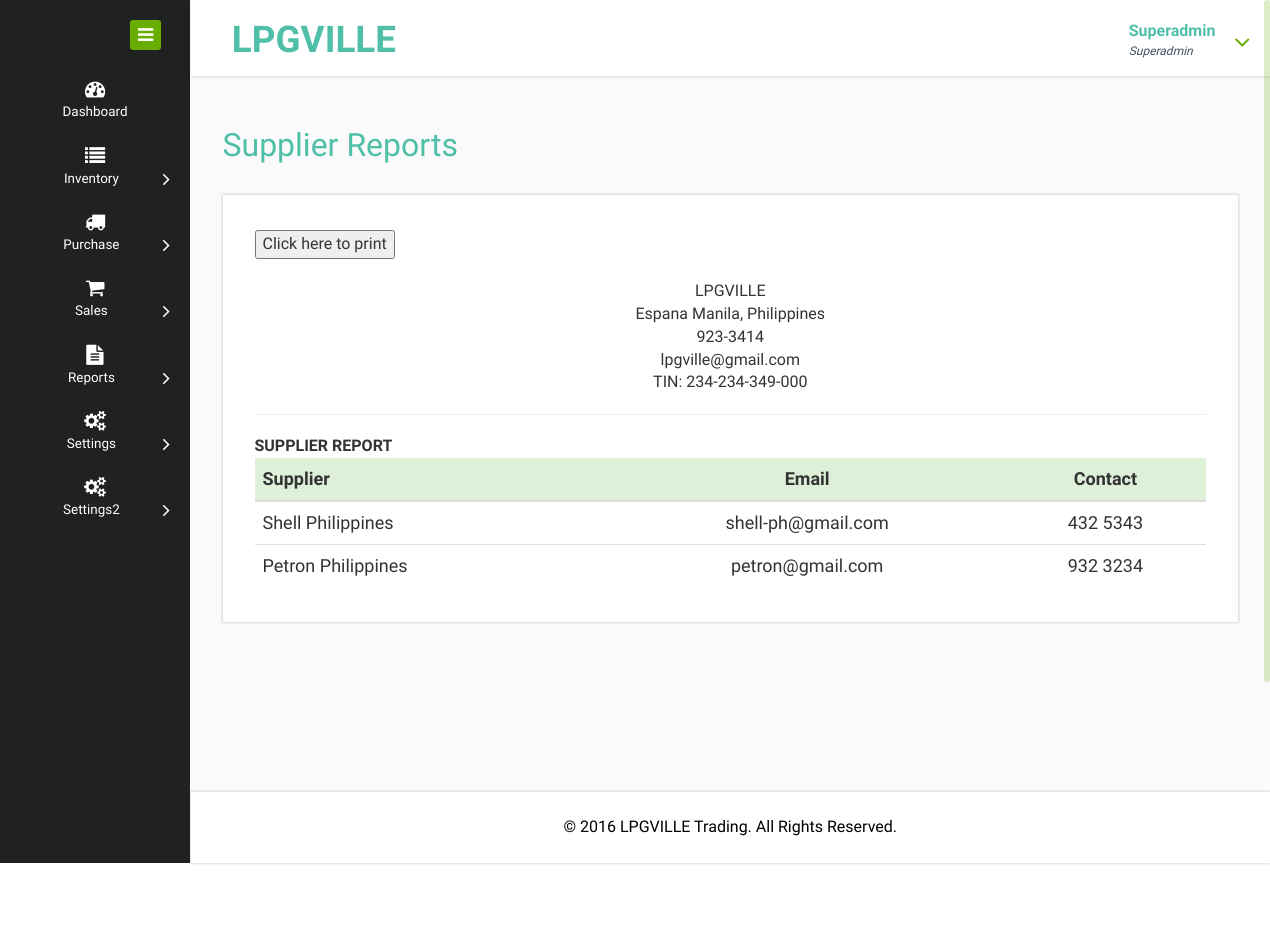
Page /admin/supplier_report.php (signed in) on the committed database.
### tables this page shows
CREATE TABLE `user` (
  `UserID` varchar(20) NOT NULL,
  `Username` varchar(50) NOT NULL,
  `Password` varchar(15) NOT NULL,
  `Role` varchar(15) NOT NULL,
  `UserStatus` varchar(10) NOT NULL,
  `DateAdded` date NOT NULL,
  `UserDelete` int(5) NOT NULL
);

CREATE TABLE `user_info` (
  `UserID` varchar(20) NOT NULL,
  `Fullname` varchar(100) NOT NULL,
  `Contact` varchar(50) NOT NULL,
  `Email` varchar(150) NOT NULL,
  `Address` varchar(150) NOT NULL
);

CREATE TABLE `business_profile` (
  `ID` int(5) NOT NULL,
  `BusinessName` varchar(100) NOT NULL,
  `BusinessAddress` varchar(100) NOT NULL,
  `BusinessContact` varchar(30) NOT NULL,
  `BusinessEmail` varchar(50) NOT NULL,
  `BusinessOwner` varchar(70) NOT NULL,
  `TIN` varchar(50) NOT NULL,
  `ORNumber` varchar(50) NOT NULL
);

CREATE TABLE `supplier` (
  `SupplierID` varchar(20) NOT NULL,
  `SupplierName` varchar(60) NOT NULL,
  `Email` varchar(150) NOT NULL,
  `Contact` varchar(30) NOT NULL,
  `SupplierStatus` varchar(10) NOT NULL,
  `SupplierDelete` int(5) NOT NULL
);

CREATE TABLE `cms` (
  `ID` int(11) NOT NULL,
  `footer` varchar(200) NOT NULL,
  `about` text NOT NULL,
  `contact_text` varchar(255) NOT NULL,
  `contact_address` varchar(200) NOT NULL,
  `slider1` varchar(200) NOT NULL,
  `slider2` varchar(200) NOT NULL,
  `home_title1` varchar(200) NOT NULL,
  `home_title2` varchar(200) NOT NULL,
  `home_title3` varchar(200) NOT NULL,
  `home_text1` varchar(125) NOT NULL,
  `home_text2` varchar(125) NOT NULL,
  `home_text3` varchar(125) NOT NULL
);

### admin/session.php (called while the page is built, shortened)
<?php
$user = $conn->query("SELECT u.Username, u.Password, u.Role, u.UserStatus, u.DateAdded,
		ui.Fullname, ui.Contact, ui.Email, ui.Address,
		ua.Inventory, ua.PO, ua.Orders, ua.Reports, ua.Settings
		FROM user AS u
		INNER JOIN user_info AS ui ON u.UserID=ui.UserID
		INNER JOIN user_access AS ua ON u.UserID=ua.UserID
		AND u.UserID='$_SESSION[userid]'");
$urow = $user->fetch_assoc();
?>

### admin/supplier_report.php (the view, shortened to what this page needs)
<?php
require('../connection.php');
require('session.php');
?>
<!DOCTYPE HTML>
<html>
	<?php
	require('head.php');
	?>
<body>
<div class="page-container">
<div class="left-content">
<div class="mother-grid-inner">
	<?php
	require('header.php');
	?>
	<?php
  $sql2 = $conn->query("SELECT * FROM business_profile");
  $row2 = $sql2->fetch_assoc();
	$table = $conn->query("SELECT * FROM Supplier WHERE SupplierDelete=0");
	?>
<div class="inner-block">
<div class="blank">
<h2>Supplier Reports</h2>
<div class="grid_3 grid_4">
<div class="page-header">
 <table>
  <tr>
    <td><button onclick="printPage('block1');">Click here to print</button></td>
  </tr>
  </table>
</div>
<div class="bs-example">
  <div id="block1">
<center>
   <table>
  <tr>
  <td align="center"><?php echo $row2['BusinessName'];?></td>
  </tr>
  <tr>
  <td align="center"><?php echo $row2['BusinessAddress'];?></td>
  </tr>
  <tr>
  <td align="center"><?php echo $row2['BusinessContact'];?></td>
  </tr>
  <tr>
  <td align="center"><?php echo $row2['BusinessEmail'];?></td>
  </tr>
  <tr>
  <td align="center">TIN: <?php echo $row2['TIN'];?></td>
  </tr>
  </table>
</center>
<hr>
 <?php
  if($table->num_rows > 0) {
    echo '
    <b>SUPPLIER REPORT</b>
    <table class="table" style="font-size: 18px; width: 100%; cellspacing: 20px;">
    <thead>
    <tr class="success">
      <th align="left">Supplier</th>
      <th><center>Email</th>
      <th><center>Contact</th>
    </tr>
    </thead>
    <tbody>
    ';
     while($obj = $table->fetch_assoc()) {
      echo '<tr>';
     echo '<td>' .$obj['SupplierName']. '</td>';
     echo '<td align="center">' .$obj['Email']. '</td>';
      echo '<td align="center">' .$obj['Contact']. '</td>';
      echo '</tr>';
    }
    echo
    '
    </tbody>
    </table>
    ';
  }
  else {
    echo 'No records of supplier.';
  }
  ?>
  </div>
</div>
</div>
</div>
</div>
<?php
require('footer.php');
?>
</div>
</div>
	<?php
	require('navigation.php');
	?>
</div>
</body>
</html>

### admin/header.php (shortened to what this page needs)
<div class="header-main">
<div class="header-left">
<div class="logo-name">
<a href="dashboard.php"> <h1>LPGVILLE</h1>
</a>
</div>
<div class="clearfix"> </div>
</div>
<div class="header-right">
<div class="profile_details">
<ul>
    <li class="dropdown profile_details_drop">
        <a href="#" class="dropdown-toggle" data-toggle="dropdown" aria-expanded="false">
        <div class="profile_img">
        <div class="user-name">
       <?php
        echo '<p>' .$urow['Fullname']. '</p>';
        echo '<span>' .$_SESSION['role']. '</span>';
        ?>
        </div>
        <i class="fa fa-angle-down lnr"></i>
        <div class="clearfix"></div>
        </div>
        </a>
                                    </li>
                                </ul>
                            </div>
                            <div class="clearfix"> </div>
                        </div>
                     <div class="clearfix"> </div>
                </div>

### admin/footer.php
 <?php
 	require('../connection.php');
   $cms = $conn->query("SELECT * FROM cms WHERE ID=1");
   $cmsrow = $cms->fetch_assoc();
   ?>
<div class="copyrights">
 <?php
                   echo
                   '
                   <p>© ' .$cmsrow['footer']. '</p>
                   ';
                   ?>
</div>

### rows in the picture
user: user_info.Fullname "Superadmin"
business_profile: BusinessName "LPGVILLE", BusinessAddress "Espana Manila, Philippines", BusinessContact "923-3414", BusinessEmail "lpgville@gmail.com", TIN "234-234-349-000"
supplier: SupplierName "Shell Philippines", Email "shell-ph@gmail.com", Contact "432 5343"
supplier: SupplierName "Petron Philippines", Email "petron@gmail.com", Contact "932 3234"
cms: footer "2016 LPGVILLE Trading. All Rights Reserved."

### other values in the picture
$_SESSION['role'] "Superadmin"
